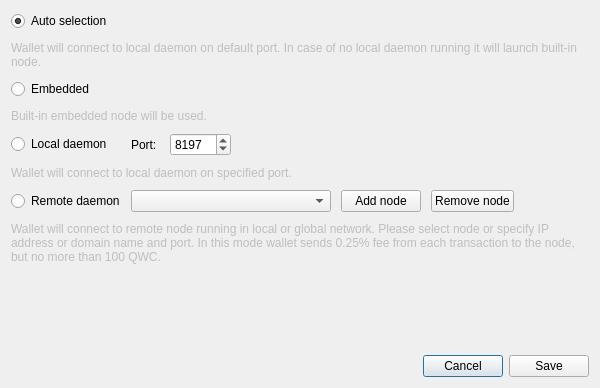
<?xml version="1.0" encoding="UTF-8"?>
<ui version="4.0">
 <class>ConnectionSettingsDialog</class>
 <widget class="QDialog" name="ConnectionSettingsDialog">
  <property name="windowModality">
   <enum>Qt::ApplicationModal</enum>
  </property>
  <property name="geometry">
   <rect>
    <x>0</x>
    <y>0</y>
    <width>600</width>
    <height>388</height>
   </rect>
  </property>
  <property name="windowTitle">
   <string>Connection settings</string>
  </property>
  <layout class="QGridLayout" name="gridLayout_2">
   <item row="2" column="0">
    <layout class="QHBoxLayout" name="horizontalLayout">
     <item>
      <spacer name="horizontalSpacer">
       <property name="orientation">
        <enum>Qt::Horizontal</enum>
       </property>
       <property name="sizeHint" stdset="0">
        <size>
         <width>40</width>
         <height>20</height>
        </size>
       </property>
      </spacer>
     </item>
     <item>
      <widget class="QPushButton" name="connectionCancelButton">
       <property name="text">
        <string>Cancel</string>
       </property>
      </widget>
     </item>
     <item>
      <widget class="QPushButton" name="connectionSaveButton">
       <property name="text">
        <string>Save</string>
       </property>
      </widget>
     </item>
    </layout>
   </item>
   <item row="0" column="0">
    <layout class="QGridLayout" name="gridLayout">
     <property name="sizeConstraint">
      <enum>QLayout::SetMaximumSize</enum>
     </property>
     <property name="verticalSpacing">
      <number>10</number>
     </property>
     <item row="0" column="0">
      <widget class="QRadioButton" name="radioButton_1">
       <property name="enabled">
        <bool>true</bool>
       </property>
       <property name="text">
        <string>Auto selection</string>
       </property>
       <property name="checked">
        <bool>true</bool>
       </property>
      </widget>
     </item>
     <item row="1" column="0" colspan="2">
      <widget class="QLabel" name="label">
       <property name="enabled">
        <bool>false</bool>
       </property>
       <property name="text">
        <string>Wallet will connect to local daemon on default port. In case of no local daemon running it will launch built-in node.</string>
       </property>
       <property name="wordWrap">
        <bool>true</bool>
       </property>
      </widget>
     </item>
     <item row="2" column="0">
      <widget class="QRadioButton" name="radioButton_2">
       <property name="text">
        <string>Embedded</string>
       </property>
      </widget>
     </item>
     <item row="3" column="0" colspan="2">
      <widget class="QLabel" name="label_2">
       <property name="enabled">
        <bool>false</bool>
       </property>
       <property name="text">
        <string>Built-in embedded node will be used.</string>
       </property>
       <property name="wordWrap">
        <bool>true</bool>
       </property>
      </widget>
     </item>
     <item row="4" column="0">
      <widget class="QRadioButton" name="radioButton_3">
       <property name="text">
        <string>Local daemon</string>
       </property>
      </widget>
     </item>
     <item row="4" column="1">
      <layout class="QHBoxLayout" name="horizontalLayout_2">
       <property name="spacing">
        <number>10</number>
       </property>
       <item>
        <widget class="QLabel" name="label_3">
         <property name="text">
          <string>Port: </string>
         </property>
        </widget>
       </item>
       <item>
        <widget class="QSpinBox" name="m_localDaemonPort">
         <property name="minimum">
          <number>0</number>
         </property>
         <property name="maximum">
          <number>65535</number>
         </property>
         <property name="value">
          <number>8197</number>
         </property>
         <property name="displayIntegerBase">
          <number>10</number>
         </property>
        </widget>
       </item>
       <item>
        <spacer name="horizontalSpacer_2">
         <property name="orientation">
          <enum>Qt::Horizontal</enum>
         </property>
         <property name="sizeHint" stdset="0">
          <size>
           <width>40</width>
           <height>20</height>
          </size>
         </property>
        </spacer>
       </item>
      </layout>
     </item>
     <item row="5" column="0" colspan="2">
      <widget class="QLabel" name="label_4">
       <property name="enabled">
        <bool>false</bool>
       </property>
       <property name="text">
        <string>Wallet will connect to local daemon on specified port.</string>
       </property>
       <property name="wordWrap">
        <bool>true</bool>
       </property>
      </widget>
     </item>
     <item row="6" column="0">
      <widget class="QRadioButton" name="radioButton_4">
       <property name="text">
        <string>Remote daemon</string>
       </property>
      </widget>
     </item>
     <item row="6" column="1">
      <layout class="QHBoxLayout" name="horizontalLayout_3">
       <property name="spacing">
        <number>10</number>
       </property>
       <item>
        <widget class="QComboBox" name="remoteNodesComboBox">
         <property name="minimumSize">
          <size>
           <width>200</width>
           <height>0</height>
          </size>
         </property>
         <property name="editable">
          <bool>false</bool>
         </property>
         <property name="insertPolicy">
          <enum>QComboBox::InsertAtTop</enum>
         </property>
        </widget>
       </item>
       <item>
        <widget class="QPushButton" name="addNodeButton">
         <property name="text">
          <string>Add node</string>
         </property>
         <property name="icon">
          <iconset resource="../../resources.qrc">
           <normaloff>:/icons/add</normaloff>:/icons/add</iconset>
         </property>
        </widget>
       </item>
       <item>
        <widget class="QPushButton" name="removeNodeButton">
         <property name="text">
          <string>Remove node</string>
         </property>
         <property name="icon">
          <iconset resource="../../resources.qrc">
           <normaloff>:/icons/remove</normaloff>:/icons/remove</iconset>
         </property>
        </widget>
       </item>
       <item>
        <spacer name="horizontalSpacer_3">
         <property name="orientation">
          <enum>Qt::Horizontal</enum>
         </property>
         <property name="sizeHint" stdset="0">
          <size>
           <width>40</width>
           <height>20</height>
          </size>
         </property>
        </spacer>
       </item>
      </layout>
     </item>
     <item row="7" column="0" colspan="2">
      <widget class="QLabel" name="label_5">
       <property name="enabled">
        <bool>false</bool>
       </property>
       <property name="sizePolicy">
        <sizepolicy hsizetype="Preferred" vsizetype="MinimumExpanding">
         <horstretch>0</horstretch>
         <verstretch>0</verstretch>
        </sizepolicy>
       </property>
       <property name="minimumSize">
        <size>
         <width>0</width>
         <height>40</height>
        </size>
       </property>
       <property name="text">
        <string>Wallet will connect to remote node running in local or global network. Please select node or specify IP address or domain name and port. In this mode wallet sends 0.25% fee from each transaction to the node, but no more than 100 QWC.</string>
       </property>
       <property name="wordWrap">
        <bool>true</bool>
       </property>
      </widget>
     </item>
    </layout>
   </item>
   <item row="1" column="0">
    <spacer name="verticalSpacer">
     <property name="orientation">
      <enum>Qt::Vertical</enum>
     </property>
     <property name="sizeHint" stdset="0">
      <size>
       <width>20</width>
       <height>40</height>
      </size>
     </property>
    </spacer>
   </item>
  </layout>
 </widget>
 <resources>
  <include location="../../resources.qrc"/>
 </resources>
 <connections>
  <connection>
   <sender>connectionCancelButton</sender>
   <signal>clicked()</signal>
   <receiver>ConnectionSettingsDialog</receiver>
   <slot>reject()</slot>
   <hints>
    <hint type="sourcelabel">
     <x>549</x>
     <y>259</y>
    </hint>
    <hint type="destinationlabel">
     <x>338</x>
     <y>140</y>
    </hint>
   </hints>
  </connection>
  <connection>
   <sender>connectionSaveButton</sender>
   <signal>clicked()</signal>
   <receiver>ConnectionSettingsDialog</receiver>
   <slot>accept()</slot>
   <hints>
    <hint type="sourcelabel">
     <x>630</x>
     <y>259</y>
    </hint>
    <hint type="destinationlabel">
     <x>338</x>
     <y>140</y>
    </hint>
   </hints>
  </connection>
  <connection>
   <sender>addNodeButton</sender>
   <signal>clicked()</signal>
   <receiver>ConnectionSettingsDialog</receiver>
   <slot>addNodeClicked()</slot>
   <hints>
    <hint type="sourcelabel">
     <x>361</x>
     <y>153</y>
    </hint>
    <hint type="destinationlabel">
     <x>290</x>
     <y>135</y>
    </hint>
   </hints>
  </connection>
  <connection>
   <sender>removeNodeButton</sender>
   <signal>clicked()</signal>
   <receiver>ConnectionSettingsDialog</receiver>
   <slot>removeNodeClicked()</slot>
   <hints>
    <hint type="sourcelabel">
     <x>459</x>
     <y>177</y>
    </hint>
    <hint type="destinationlabel">
     <x>299</x>
     <y>193</y>
    </hint>
   </hints>
  </connection>
 </connections>
</ui>
